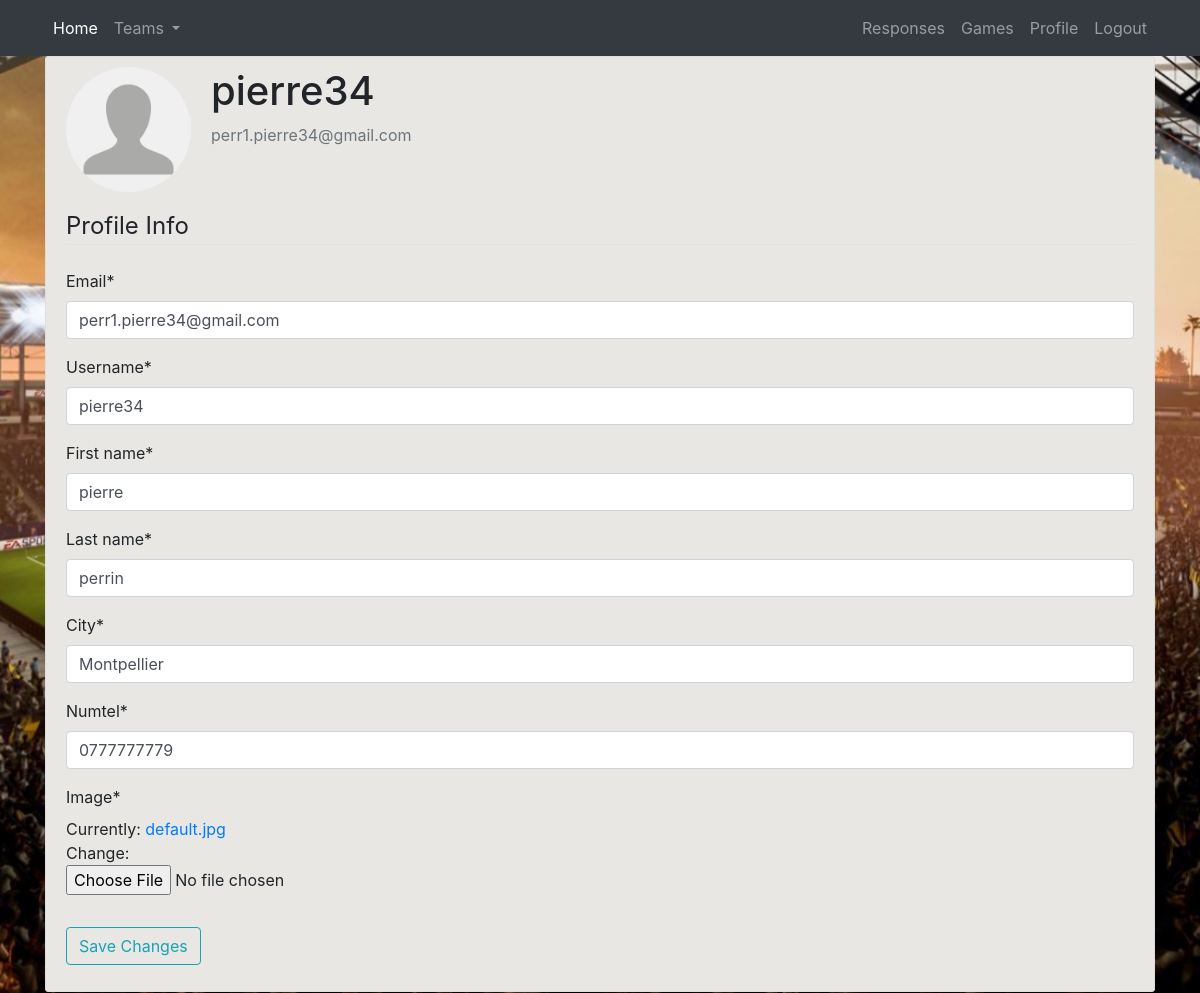
Before: /profile/ (signed in) with the older database file.
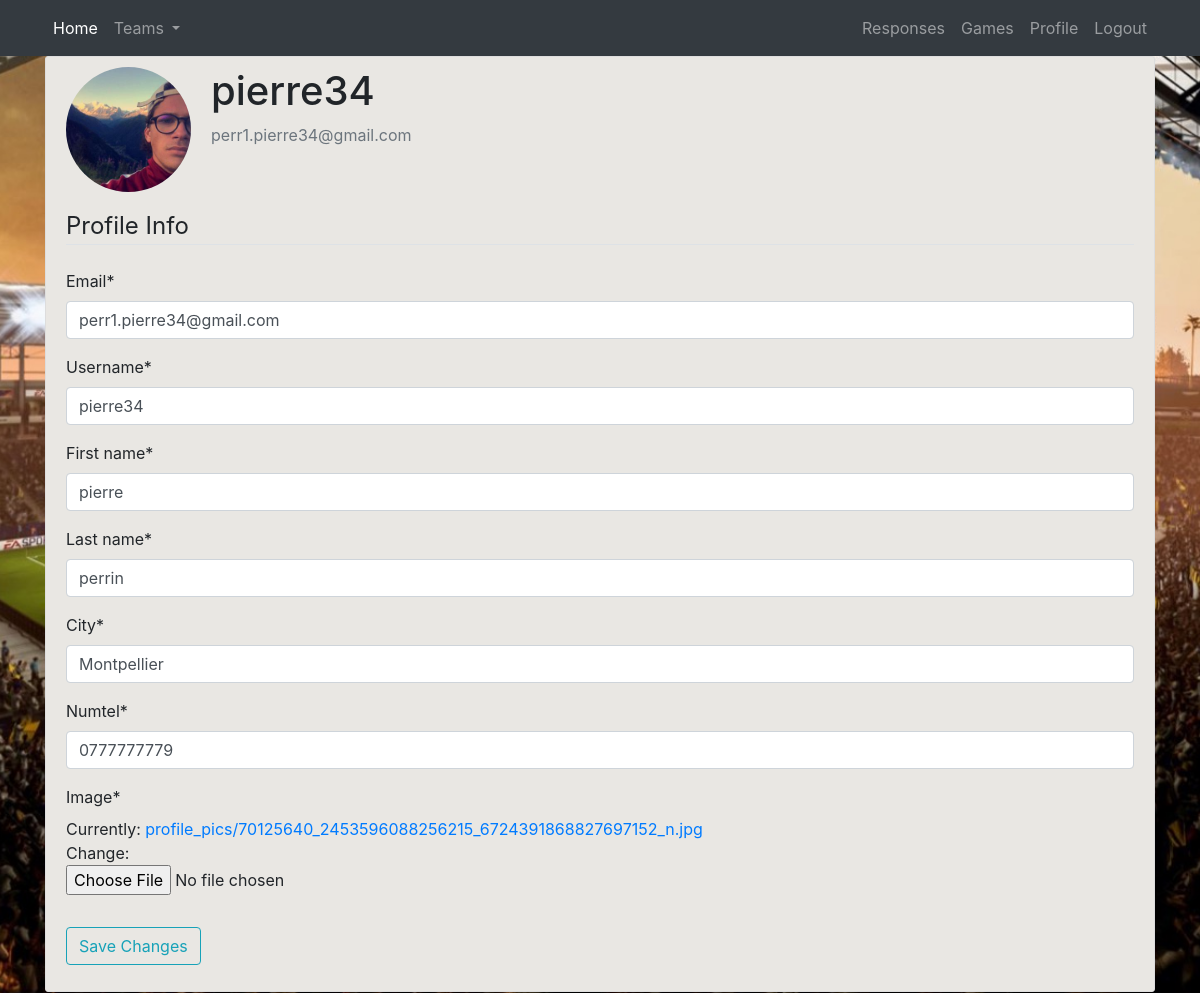
After: the same page with the newer database file.
### account/models.py (models this page shows, shortened)
class Account(AbstractBaseUser):
	username = models.CharField(max_length=30, unique=True)
	first_name = models.CharField(max_length=30, unique=False)
	last_name = models.CharField(max_length=30, unique=False)
	email = models.EmailField(verbose_name="email", max_length=60, unique=True)
	is_captain = models.BooleanField(default=False)
	city = models.CharField(max_length=30)
	numTel = models.CharField(verbose_name="phone", max_length=10, unique=True)
	image = models.ImageField(default='default.jpg', upload_to='profile_pics')
	date_joined = models.DateTimeField(verbose_name='date joined', auto_now_add=True)
	last_login = models.DateTimeField(verbose_name='last login', auto_now=True)
	is_admin = models.BooleanField(default=False)
	is_active = models.BooleanField(default=True)
	is_staff = models.BooleanField(default=False)
	is_superuser = models.BooleanField(default=False)
	USERNAME_FIELD = 'email'
	REQUIRED_FIELDS = ['username','first_name','last_name','is_captain', 'city', 'numTel']
	objects = MyAccountManager()

### account/views.py (the view)
# urls.py: path('profile/', account_views.profile_view, name='profile'),
@login_required
def profile_view(request):
	if request.method == 'POST':
		a_form = AccountUpdateForm(request.POST, instance=request.user)
		context = {'a_form':a_form}
		if a_form.is_valid():
			a_form.save()
			messages.success(request, f'Your account has been updated!')
			return redirect('profile')
	else:
		a_form = AccountUpdateForm(instance=request.user)
	context = {
		'a_form': a_form
	}
	return render(request, 'account/profile.html', context)

### account/forms.py
class AccountUpdateForm(forms.ModelForm):
	email = forms.EmailField()
	numTel = forms.CharField(required=True)
	class Meta:
		model = Account
		fields = ('email', 'username', 'first_name', 'last_name', 'city', 'numTel', 'image')

### account/templates/account/profile.html (shortened to what this page needs)
{% extends "project/base.html" %}
{% load crispy_forms_tags %}
{% block content %}
	<div class="profile-section">
		<div class="media">
			<img class="rounded-circle account-img" src="{{ user.image.url }}">
			<div class="media-body">
				<h2 class="account-heading">{{ user.username }}</h2>
				<p class="text-secondary">{{ user.email }}</p>
			</div>
		</div>
		<form method="POST" enctype="multipart/form-data">
			<fieldset class="form-group">
				<legend class="border-bottom mb-4">Profile Info</legend>
				{{ a_form|crispy }}
			</fieldset>
			<div class="form-group">
				<button class="btn btn-outline-info" type="submit">Save Changes</button>
			</div>
		</form>
	</div>
{% endblock content %}

Changed rows visible on the page:
changed Account "pierre34": image: picture added in place of a placeholder
Other visible differences:
text no longer shown: "Email * Username * First name * Last name * City * Numtel * Image * Currently: default.jpg Change:"
text now shown: "Email * Username * First name * Last name * City * Numtel * Image * Currently: profile_pics/70125640_2453596088256215_6724391868827697152_n.jpg Change:"
